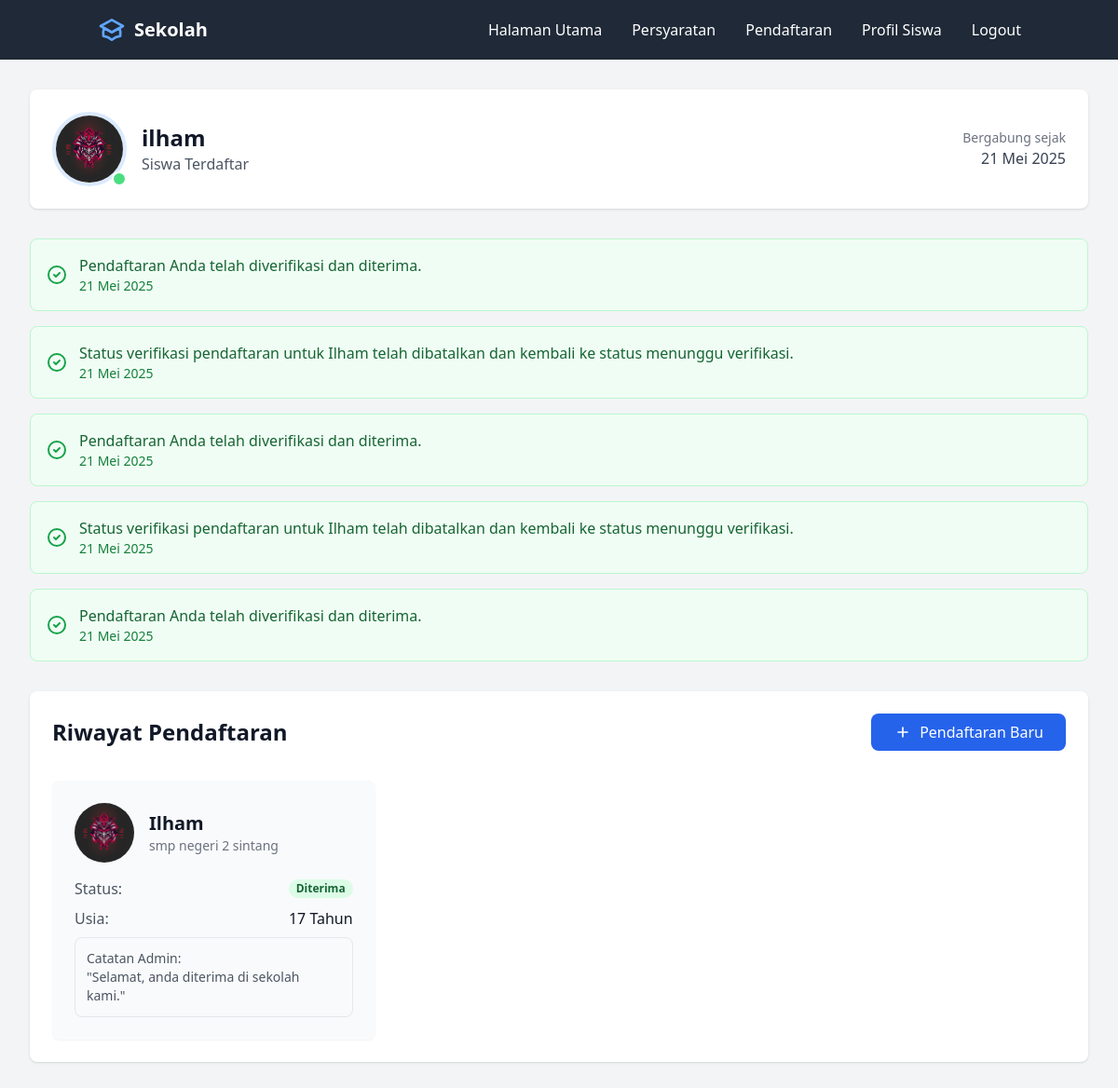
Screenshot of /form/student/dashboard (signed in) with the database file from the repository.
### app/models.py (models this page shows, shortened)
class Form(db.Model):
    id = db.Column(db.Integer, primary_key=True)
    user_id = db.Column(db.Integer, db.ForeignKey('user.id'), nullable=False)
    student_name = db.Column(db.String(100), nullable=False)
    student_age = db.Column(db.Integer, nullable=False)
    student_email = db.Column(db.String(120), nullable=False)
    school_name = db.Column(db.String(100), nullable=False)
    image_path = db.Column(db.String(255), nullable=False)
    document_path = db.Column(db.String(255), nullable=False)
    status = db.Column(db.String(20), nullable=False, default='pending')
    verified_by = db.Column(db.Integer, db.ForeignKey('user.id'), nullable=True)
    verification_date = db.Column(db.DateTime, nullable=True)
    verification_note = db.Column(db.Text, nullable=True)
    is_verified = db.Column(db.Boolean, default=False)
    timestamp = db.Column(db.DateTime, default=datetime.utcnow)
    payment_status = db.Column(db.String(20), default='pending', nullable=False)
    payment_proof = db.Column(db.String(255), nullable=True)
    payment_uploaded_at = db.Column(db.DateTime, default=datetime.utcnow)
    payment_verified_at = db.Column(db.DateTime, nullable=True)
    payment_verified_by = db.Column(db.Integer, db.ForeignKey('user.id'), nullable=True)
    payment_note = db.Column(db.Text, nullable=True)
    payment_verifier = db.relationship('User',
        foreign_keys=[payment_verified_by],
        backref='verified_payments'
    )

class User(UserMixin, db.Model):
    id = db.Column(db.Integer, primary_key=True)
    username = db.Column(db.String(100), unique=True, nullable=False)
    password = db.Column(db.String(256), nullable=False)
    role = db.Column(db.String(20), nullable=False, default=UserRole.STUDENT.value)
    created_at = db.Column(db.DateTime, default=datetime.utcnow)
    email = db.Column(db.String(120), unique=True, nullable=True)
    submitted_forms = db.relationship('Form',
        backref='submitter',
        foreign_keys='Form.user_id',
        lazy=True
    )
    verified_forms = db.relationship('Form',
        backref='verifier',
        foreign_keys='Form.verified_by',
        lazy=True
    )
    notifications = db.relationship('Notification',
        backref='user',
        lazy=True,
        cascade='all, delete-orphan'
    )

class Notification(db.Model):
    id = db.Column(db.Integer, primary_key=True)
    user_id = db.Column(db.Integer, db.ForeignKey('user.id'), nullable=False)
    form_id = db.Column(db.Integer, db.ForeignKey('form.id'), nullable=True)
    message = db.Column(db.String(255), nullable=False)
    timestamp = db.Column(db.DateTime, default=datetime.utcnow)
    read = db.Column(db.Boolean, default=False)

### app/routes/form.py (the view)
@form_bp.route('/student/dashboard')
@login_required
def student_dashboard():
    user_forms = Form.query.filter_by(user_id=current_user.id).order_by(Form.id.desc()).all()
    notifications = Notification.query.filter_by(
        user_id=current_user.id
    ).order_by(Notification.timestamp.desc()).limit(5).all()
    for notification in notifications:
        if not notification.read:
            notification.read = True
    db.session.commit()
    return render_template('parts/studentdashboard.html',
                         user_forms=user_forms,
                         notifications=notifications)

### app/utils/filters.py (called while the page is built)
def format_indonesian_date(date):
    if not date:
        return '-'
    MONTHS_IN_INDONESIAN = {
        'January': 'Januari',
        'February': 'Februari',
        'March': 'Maret',
        'April': 'April',
        'May': 'Mei',
        'June': 'Juni',
        'July': 'Juli',
        'August': 'Agustus',
        'September': 'September',
        'October': 'Oktober',
        'November': 'November',
        'December': 'Desember'
    }
    english_date = date.strftime('%d %B %Y')
    for eng, ind in MONTHS_IN_INDONESIAN.items():
        if eng in english_date:
            return english_date.replace(eng, ind)
    return english_date

### app/templates/parts/studentdashboard.html
{% extends "base1.html" %}
{% block content %}
<div class="min-h-screen bg-gray-100 p-8">
    <div class="max-w-7xl mx-auto">
        <div class="bg-white rounded-lg shadow p-6 mb-8">
            <div class="flex items-center justify-between">
                <div class="flex items-center space-x-4">
                    <div class="relative">
                        <img class="h-20 w-20 rounded-full object-cover border-4 border-blue-100"
                             src="{{ url_for('static', filename='uploads/student_images/' + latest_form.image_path) if latest_form else url_for('static', filename='default-profile.jpg') }}"
                             alt="Profile photo">
                        <span class="absolute bottom-0 right-0 w-4 h-4 bg-green-400 rounded-full border-2 border-white"></span>
                    </div>
                    <div>
                        <h1 class="text-2xl font-bold text-gray-900">{{ current_user.username }}</h1>
                        <p class="text-gray-600">Siswa Terdaftar</p>
                    </div>
                </div>
                <div class="text-right">
                    <p class="text-sm text-gray-500">Bergabung sejak</p>
                    <p class="font-medium text-gray-700">{{ current_user.created_at|indonesian_date }}</p>
                </div>
            </div>
        </div>
        {% if notifications %}
        <div class="mb-8 space-y-4">
            {% for notification in notifications %}
            <div class="p-4 bg-green-50 rounded-lg border border-green-200 flex items-center">
                <svg class="h-6 w-6 text-green-600 mr-3" fill="none" stroke="currentColor" viewBox="0 0 24 24">
                    <path stroke-linecap="round" stroke-linejoin="round" stroke-width="2" d="M9 12l2 2 4-4m6 2a9 9 0 11-18 0 9 9 0 0118 0z"></path>
                </svg>
                <div>
                    <p class="text-green-800 font-medium">{{ notification.message }}</p>
                    <p class="text-green-700 text-sm">{{ notification.timestamp|indonesian_date }}</p>
                </div>
            </div>
            {% endfor %}
        </div>
        {% endif %}
        <div class="bg-white rounded-lg shadow p-6">
            <div class="flex justify-between items-center mb-8">
                <h2 class="text-2xl font-bold text-gray-900">Riwayat Pendaftaran</h2>
                <a href="{{ url_for('form_bp.pendaftaran') }}"
                   class="bg-blue-600 hover:bg-blue-700 text-white px-6 py-2 rounded-lg flex items-center">
                    <svg class="w-5 h-5 mr-2" fill="none" stroke="currentColor" viewBox="0 0 24 24">
                        <path stroke-linecap="round" stroke-linejoin="round" stroke-width="2" d="M12 6v6m0 0v6m0-6h6m-6 0H6"></path>
                    </svg>
                    Pendaftaran Baru
                </a>
            </div>
            <div class="grid grid-cols-1 md:grid-cols-2 lg:grid-cols-3 gap-6">
                {% for form in user_forms %}
                <div class="bg-gray-50 rounded-lg shadow-sm p-6 hover:shadow-md transition-shadow">
                    <div class="flex items-center mb-4">
                        <img class="h-16 w-16 rounded-full object-cover mr-4"
                             src="{{ url_for('static', filename='uploads/student_images/' + form.image_path) }}"
                             alt="Student photo">
                        <div>
                            <h2 class="text-xl font-bold text-gray-900">{{ form.student_name }}</h2>
                            <p class="text-sm text-gray-500">{{ form.school_name }}</p>
                        </div>
                    </div>
                    <div class="space-y-2">
                        <div class="flex justify-between items-center">
                        <span class="text-gray-600">Status:</span>
                        <span class="px-2 inline-flex text-xs leading-5 font-semibold rounded-full
                            {% if form.status == 'approved' %}bg-green-100 text-green-800
                            {% elif form.status == 'rejected' %}bg-red-100 text-red-800
                            {% else %}bg-yellow-100 text-yellow-800{% endif %}">
                            {% if form.status == 'approved' %}
                                Diterima
                            {% elif form.status == 'rejected' %}
                                Ditolak
                            {% else %}
                                Menunggu Verifikasi
                            {% endif %}
                        </span>
                    </div>
                        <div class="flex justify-between">
                            <span class="text-gray-600">Usia:</span>
                            <span class="text-gray-900">{{ form.student_age }} Tahun</span>
                        </div>
                        {% if form.verification_note %}
                        <div class="mt-4 p-3 bg-gray-50 rounded-lg border border-gray-200">
                            <p class="text-sm text-gray-600">
                                <span class="font-medium">Catatan Admin:</span><br>
                                "{{ form.verification_note }}"
                            </p>
                        </div>
                        {% endif %}
                    </div>
                </div>
                {% else %}
                <div class="col-span-full text-center py-12">
                    <p class="text-gray-500">Belum ada riwayat pendaftaran</p>
                </div>
                {% endfor %}
            </div>
        </div>
    </div>
</div>
{% endblock %}

### rows the page displays
Form: image_path (picture), student_name "Ilham", school_name "smp negeri 2 sintang", status "Diterima", student_age "17", verification_note "Selamat, anda diterima di sekolah kami."
User: username "ilham", created_at|indonesian_date "21 Mei 2025"
Notification: message "Pendaftaran Anda telah diverifikasi dan diterima.", timestamp|indonesian_date "21 Mei 2025"
Notification: message "Status verifikasi pendaftaran untuk Ilham telah dibatalkan dan kembali ke status menunggu verifikasi.", timestamp|indonesian_date "21 Mei 2025"
Notification: message "Pendaftaran Anda telah diverifikasi dan diterima.", timestamp|indonesian_date "21 Mei 2025"
Notification: message "Status verifikasi pendaftaran untuk Ilham telah dibatalkan dan kembali ke status menunggu verifikasi.", timestamp|indonesian_date "21 Mei 2025"
Notification: message "Pendaftaran Anda telah diverifikasi dan diterima.", timestamp|indonesian_date "21 Mei 2025"
